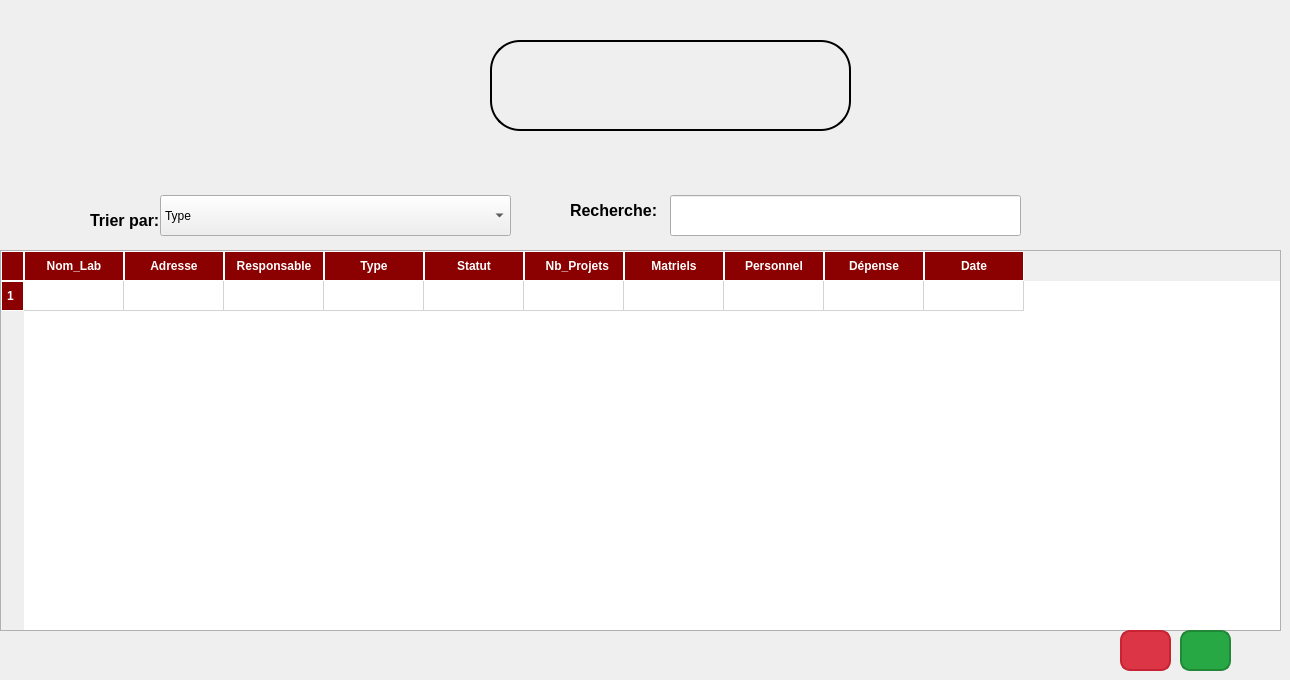
      <widget class="QWidget" name="lirect_7">
       <attribute name="title">
        <string>Affichage</string>
       </attribute>
       <widget class="QComboBox" name="comboBox_13">
        <property name="geometry">
         <rect>
          <x>160</x>
          <y>195</y>
          <width>351</width>
          <height>41</height>
         </rect>
        </property>
        <item>
         <property name="text">
          <string>Type</string>
         </property>
        </item>
        <item>
         <property name="text">
          <string>Statut</string>
         </property>
        </item>
        <item>
         <property name="text">
          <string>Nb_Projets</string>
         </property>
        </item>
       </widget>
       <widget class="QLabel" name="label_111">
        <property name="geometry">
         <rect>
          <x>90</x>
          <y>210</y>
          <width>191</width>
          <height>21</height>
         </rect>
        </property>
        <property name="styleSheet">
         <string notr="true">QLabel {
    font-size: 16px;    /* Set font size to 16px */
    font-weight: bold;  /* Make text bold */
    color: black;       /* Black text (default, change if needed) */
}
</string>
        </property>
        <property name="text">
         <string>Trier par:</string>
        </property>
       </widget>
       <widget class="QLabel" name="label_112">
        <property name="geometry">
         <rect>
          <x>570</x>
          <y>200</y>
          <width>91</width>
          <height>20</height>
         </rect>
        </property>
        <property name="styleSheet">
         <string notr="true">QLabel {
    font-size: 16px;    /* Set font size to 16px */
    font-weight: bold;  /* Make text bold */
    color: black;       /* Black text (default, change if needed) */
}
</string>
        </property>
        <property name="text">
         <string>Recherche:</string>
        </property>
       </widget>
       <widget class="QLineEdit" name="lineEdit_43">
        <property name="geometry">
         <rect>
          <x>670</x>
          <y>195</y>
          <width>351</width>
          <height>41</height>
         </rect>
        </property>
       </widget>
       <widget class="QTableWidget" name="tableWidget_7">
        <property name="geometry">
         <rect>
          <x>0</x>
          <y>250</y>
          <width>1281</width>
          <height>381</height>
         </rect>
        </property>
        <property name="styleSheet">
         <string notr="true">QTableWidget {
    border: 1px solid #B0B0B0; /* Light gray border */
    gridline-color: #D3D3D3; /* Gridline color */
    background-color: #FFFFFF; /* White background */
    alternate-background-color: #F5F5F5; /* Alternate row color */
    font-size: 14px; /* Font size */
}

QTableWidget::item {
    padding: 10px; /* Padding for table cells */
}

QTableWidget::item:selected {
    background-color: #FFCCCC; /* Light red background when selected */
    color: #8B0000; /* Dark red text color */
}

QHeaderView::section {
    background-color: #8B0000; /* Dark red for header background */
    color: white; /* White text */
    font-weight: bold; /* Bold font for headers */
    padding: 5px; /* Padding inside headers */
    border: 1px solid #FFFFFF; /* White border between header cells */
}

QTableCornerButton::section {
    background-color: #8B0000; /* Dark red for the top-left corner */
    border: 1px solid white; /* White border */
}

QScrollBar:vertical {
    border: none;
    background: #F0F0F0; /* Light gray background */
    width: 10px;
    margin: 0px 0px 0px 0px;
}

QScrollBar::handle:vertical {
    background: #8B0000; /* Dark red handle */
    min-height: 20px;
    border-radius: 5px;
}

QScrollBar::handle:vertical:hover {
    background: #FF4500; /* Lighter red when hovered */
}

QScrollBar::add-line:vertical,
QScrollBar::sub-line:vertical {
    border: none;
    background: none;
}</string>
        </property>
        <row/>
        <column>
         <property name="text">
          <string>Nom_Lab</string>
         </property>
        </column>
        <column>
         <property name="text">
          <string>Adresse</string>
         </property>
        </column>
        <column>
         <property name="text">
          <string>Responsable</string>
         </property>
        </column>
        <column>
         <property name="text">
          <string>Type</string>
         </property>
        </column>
        <column>
         <property name="text">
          <string>Statut</string>
         </property>
        </column>
        <column>
         <property name="text">
          <string>  Nb_Projets</string>
         </property>
        </column>
        <column>
         <property name="text">
          <string>Matriels</string>
         </property>
        </column>
        <column>
         <property name="text">
          <string>Personnel</string>
         </property>
        </column>
        <column>
         <property name="text">
          <string>Dépense</string>
         </property>
        </column>
        <column>
         <property name="text">
          <string>Date</string>
         </property>
        </column>
       </widget>
       <widget class="QWidget" name="widget_10" native="true">
        <property name="geometry">
         <rect>
          <x>490</x>
          <y>40</y>
          <width>361</width>
          <height>91</height>
         </rect>
        </property>
        <property name="styleSheet">
         <string notr="true">background-color: qlineargradient(
    spread:pad,
    x1:0, y1:0, x2:1, y2:0,
    stop:0 #d30102,
    stop:0.499 #d30102,
    stop:0.5 white,
    stop:1 white
);
border-radius: 30px; 
border: 2px solid black; </string>
        </property>
        <widget class="QPushButton" name="pushButtonStat_16">
         <property name="geometry">
          <rect>
           <x>40</x>
           <y>0</y>
           <width>91</width>
           <height>91</height>
          </rect>
         </property>
         <property name="styleSheet">
          <string notr="true">QPushButton {
    background: transparent;
    border: none;
}</string>
         </property>
         <property name="text">
          <string/>
         </property>
         <property name="icon">
          <iconset resource="images/images.qrc">
           <normaloff>:/images/stat.png</normaloff>:/images/stat.png</iconset>
         </property>
         <property name="iconSize">
          <size>
           <width>50</width>
           <height>50</height>
          </size>
         </property>
        </widget>
        <widget class="QPushButton" name="pushButton_pdf_4">
         <property name="geometry">
          <rect>
           <x>190</x>
           <y>10</y>
           <width>131</width>
           <height>71</height>
          </rect>
         </property>
         <property name="styleSheet">
          <string notr="true">QPushButton {
    background: transparent;
    border: none;
}</string>
         </property>
         <property name="text">
          <string/>
         </property>
         <property name="icon">
          <iconset resource="images/images.qrc">
           <normaloff>:/images/doc.png</normaloff>:/images/doc.png</iconset>
         </property>
         <property name="iconSize">
          <size>
           <width>50</width>
           <height>50</height>
          </size>
         </property>
        </widget>
       </widget>
       <widget class="QPushButton" name="pushButton_34">
        <property name="geometry">
         <rect>
          <x>1180</x>
          <y>630</y>
          <width>51</width>
          <height>41</height>
         </rect>
        </property>
        <property name="styleSheet">
         <string notr="true">QPushButton {
    background-color: #28A745;  /* Bright green background */
    color: white;               /* White text */
    font-size: 16px;            /* Font size */
    font-weight: bold;          /* Bold text */
    border: 2px solid #218838;  /* Darker green border */
    border-radius: 10px;        /* Rounded corners */
    padding: 8px 16px;          /* Padding for size adjustment */
}

QPushButton:hover {
    background-color: #218838;  /* Darker green on hover */
}

QPushButton:pressed {
    background-color: #1E7E34;  /* Even darker green when pressed */
}
</string>
        </property>
        <property name="text">
         <string/>
        </property>
        <property name="icon">
         <iconset theme="QIcon::ThemeIcon::MailMessageNew"/>
        </property>
       </widget>
       <widget class="QPushButton" name="pushButton_37">
        <property name="geometry">
         <rect>
          <x>1120</x>
          <y>630</y>
          <width>51</width>
          <height>41</height>
         </rect>
        </property>
        <property name="styleSheet">
         <string notr="true">QPushButton {
    background-color: #DC3545;  /* Bright red background */
    color: white;               /* White text */
    font-size: 16px;            /* Font size */
    font-weight: bold;          /* Bold text */
    border: 2px solid #C82333;  /* Darker red border */
    border-radius: 10px;        /* Rounded corners */
    padding: 8px 16px;          /* Padding for size adjustment */
}

QPushButton:hover {
    background-color: #C82333;  /* Darker red on hover */
}

QPushButton:pressed {
    background-color: #A71D2A;  /* Even darker red when pressed */
}
</string>
        </property>
        <property name="text">
         <string/>
        </property>
        <property name="icon">
         <iconset theme="QIcon::ThemeIcon::EditDelete"/>
        </property>
       </widget>
      </widget>
